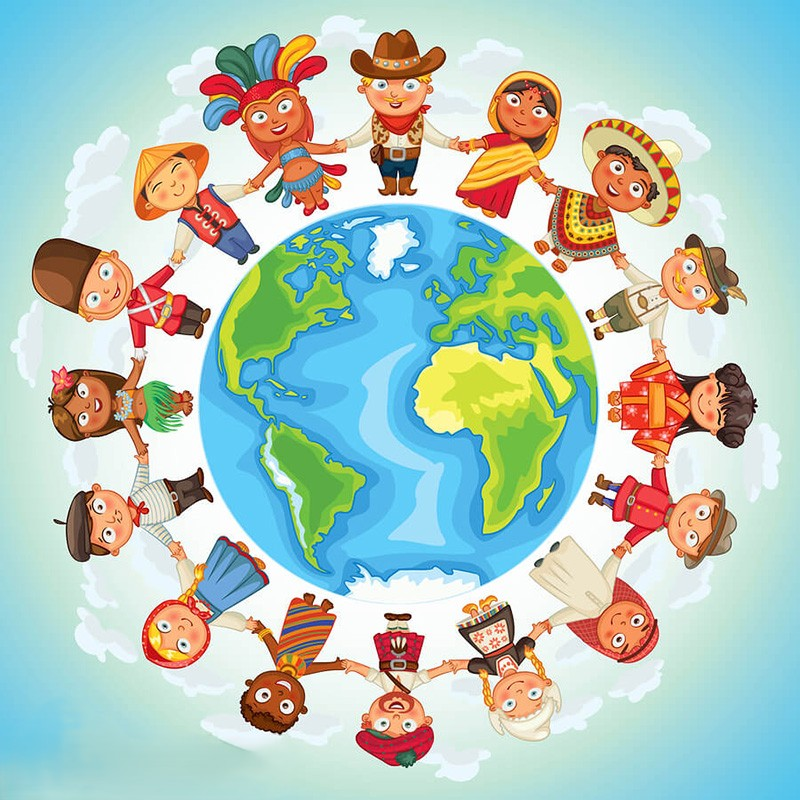
#> input picture GÖRÜNTÜ İŞLEME/#5 Resimden Bir Kesit Alma ve Resme Efekt Uygulama/cocukBayrami.jpg, 800 x 800 px
$ python resimdenKesitAlma.py
#> lines starting #> are read from the running program, lines starting #| are printed output that depends on the picture; after the words box and inside, x2 and y2 are one past the last pixel; in counts of white or black regions, pixels touching at a corner belong together
import cv2
import numpy as np

resim = cv2.imread("cocukBayrami.jpg")
#> resim is the input picture: shape (800, 800, 3); mean B, G, R 187.2, 198.6, 179.1

kesit = resim[50:150,300:400] # (y,x) koordinatlarındaki alanı kesiyoruz
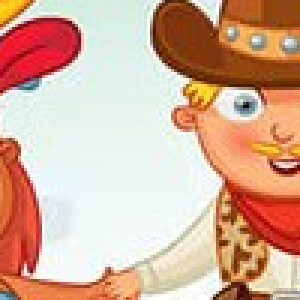
#> kesit: shape (100, 100, 3) (shown 3 times larger); mean B, G, R 153, 174.5, 213.8

resim[0:100,0:100] = kesit # kesiti resimde belirtilen koordinatlara yapıştırıyoruz (Kesitin boyutunu aşarsak hata alırız )
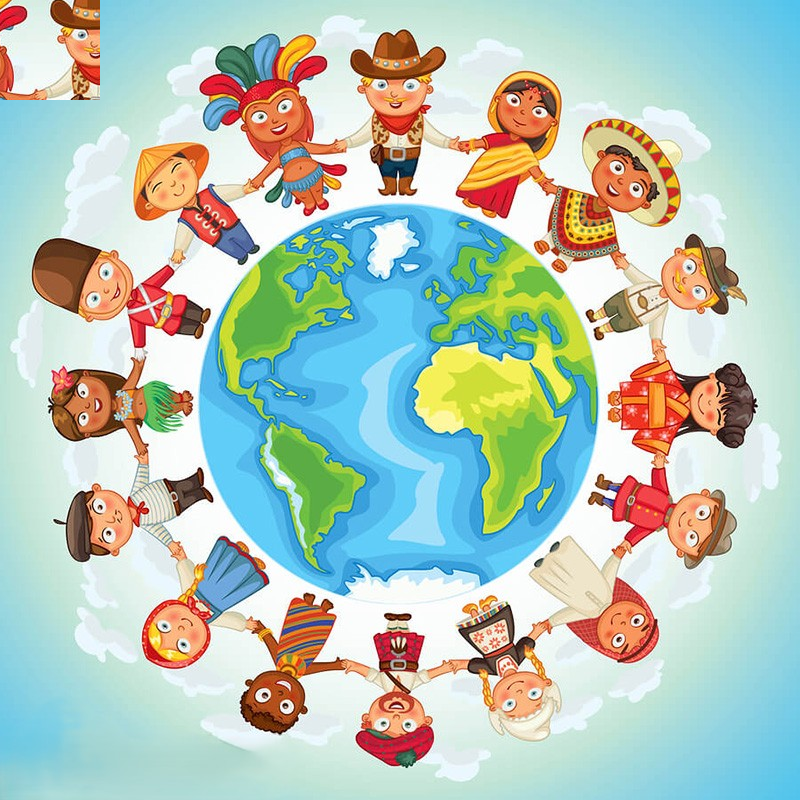
#> resim: shape (800, 800, 3); 1.56% of pixels changed, all inside (x1, y1, x2, y2) = (0, 0, 100, 100)

resim[:,:,0] = 255 # Efekt ekleme
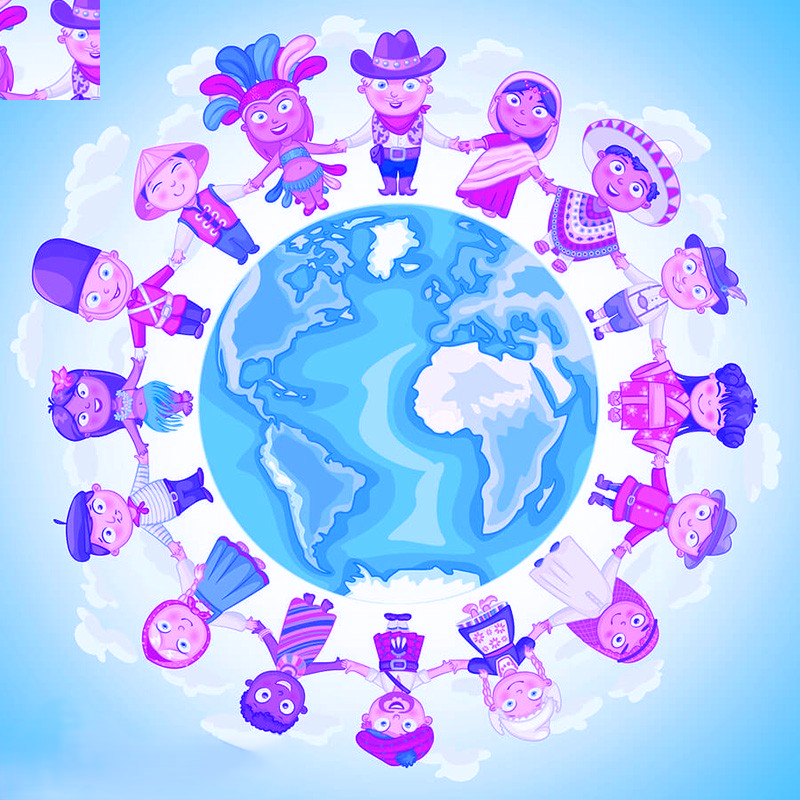
#> resim: shape (800, 800, 3); mean B, G, R 255, 198.1, 180.6

resim[400:450,300:350] = (0,150,255) # BGR sıralaması ile belirli bir alana efekt ekleme
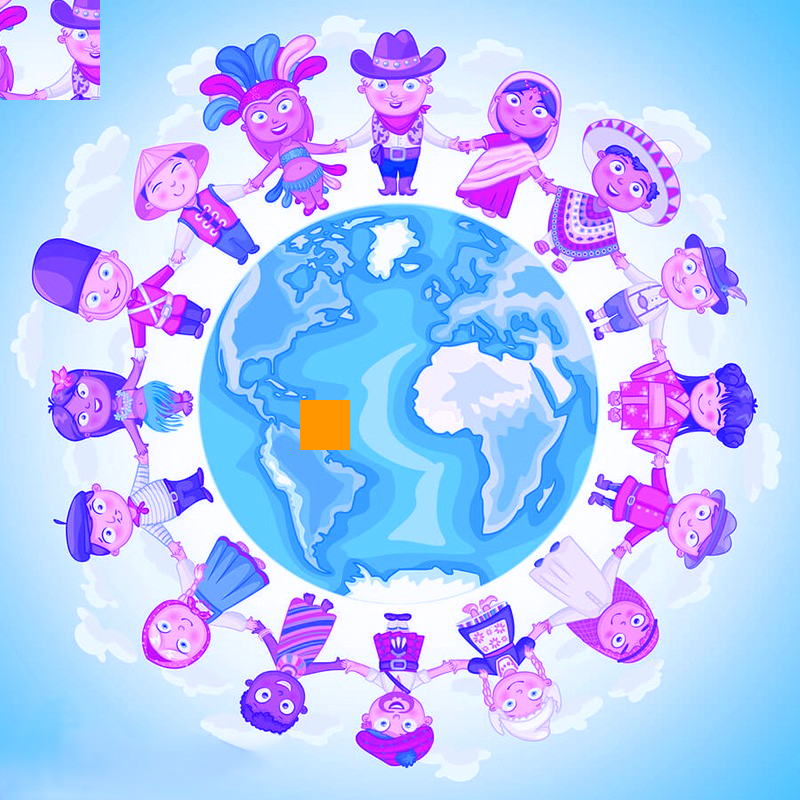
#> resim: shape (800, 800, 3); 0.39% of pixels changed, all inside (x1, y1, x2, y2) = (300, 400, 350, 450)

cv2.imshow("Kesit Alani", kesit)
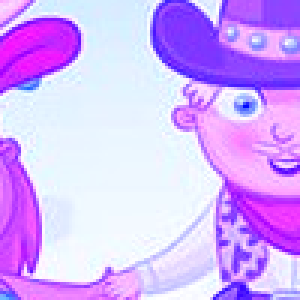
#> window 'Kesit Alani': shape (100, 100, 3) (shown 3 times larger); mean B, G, R 255, 174.5, 213.8
cv2.imshow("23 Nisan Ulusal Egemenlik Ve Cocuk Bayrami", resim)

cv2.waitKey(0)
cv2.destroyAllWindows()
